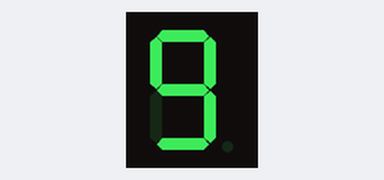
This sketch was run on a simulated Arduino Uno, built with avr-gcc and run on an emulated ATmega328P. Shown: 1-digit seven-segment display. Wiring (inferred from the names in the program): 1-digit 7-segment display, segments lit when HIGH: segments pin 2, pin 3, pin 4, pin 5, pin 6, pin 7, pin 8. The segment pins are drawn as the display they are named for.

Above: at 0.1 s.
At 1.1 s:
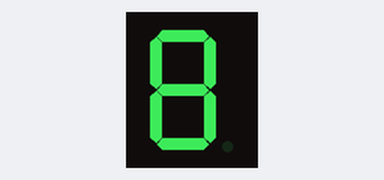
At 2.1 s:
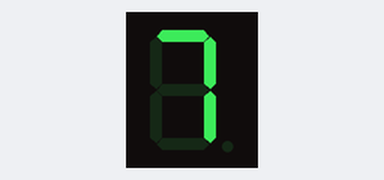
At 4.1 s:
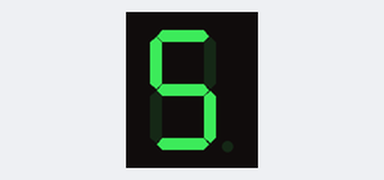
At 6.1 s:
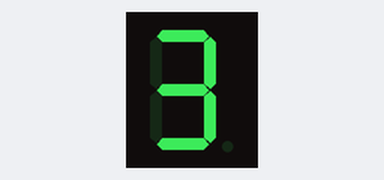
At 8.2 s:
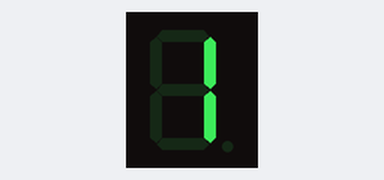

The sketch:

VisorDeSeteSegmentosComCase.ino
```cpp
#define A 2
#define B 3
#define C 4
#define D 5
#define E 6
#define F 7
#define G 8
#define PONTO 9


int Tempo = 1000;

int SeteSeg[] = {A,B,C,D,E,F,G,PONTO};


void setup(){
  for(int i = 0; i<7; i++){
    pinMode(SeteSeg[i], OUTPUT);
  }

}


void loop(){

  for(int i = 9; i <= 9; i--){

    switch(i){

        case 0:

        NUMERO(1,1,1,1,1,1,0);
        delay(500);
        NUMERO(0,0,0,0,0,0,0);
        delay(500);
        NUMERO(1,1,1,1,1,1,0);
        delay(500);
        NUMERO(0,0,0,0,0,0,0);
        delay(500);
        NUMERO(1,1,1,1,1,1,0);
        delay(500);
        NUMERO(0,0,0,0,0,0,0);
        delay(500);

      break;

      case 1:

        NUMERO(0,1,1,0,0,0,0);
        delay(Tempo);

      break;

      case 2:

        NUMERO(1,1,0,1,1,0,1);
        delay(Tempo);

      break;

        case 3:

        NUMERO(1,1,1,1,0,0,1);
        delay(Tempo);

      break;

      case 4:

        NUMERO(0,1,1,0,0,1,1);
        delay(Tempo);

      break;

        case 5:

        NUMERO(1,0,1,1,0,1,1);
        delay(Tempo);

      break;

        case 6:

        NUMERO(1,0,1,1,1,1,1);
        delay(Tempo);

      break;

        case 7:

        NUMERO(1,1,1,0,0,0,0);
        delay(Tempo);

      break;

        case 8:

        NUMERO(1,1,1,1,1,1,1);
        delay(Tempo);

      break;

        case 9:

        NUMERO(1,1,1,1,0,1,1);
        delay(Tempo);

      break;

    }
  }

}


void NUMERO(bool a, bool b, bool c, bool d, bool e, bool f, bool g){

  digitalWrite(A, a);
  digitalWrite(B, b);
  digitalWrite(C, c);
  digitalWrite(D, d);
  digitalWrite(E, e);
  digitalWrite(F, f);
  digitalWrite(G, g);

  delay(15);

}
```

Measured:
- by itself, everything shown: repeats every 12.3 s, in 15 steps
- what the display in image 1 shows lasts 1.0 s, from 1.0 s to 2.0 s
